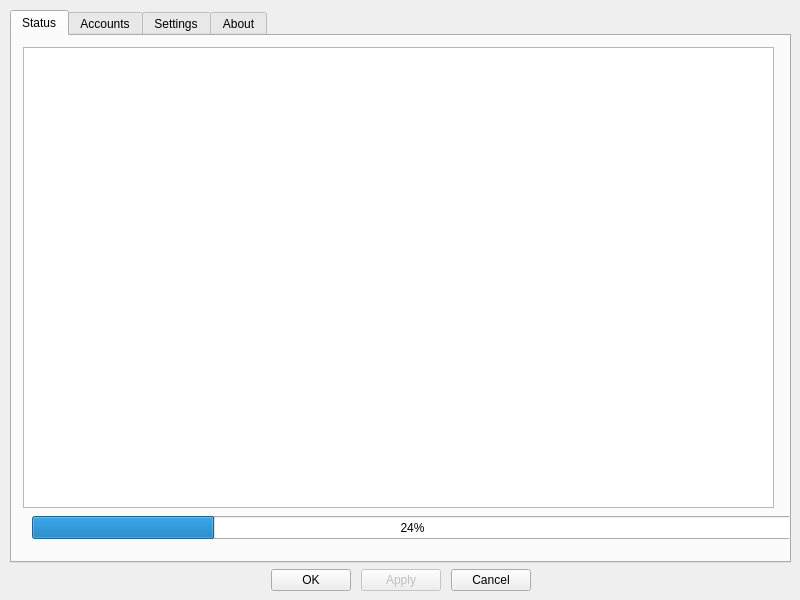
<?xml version="1.0" encoding="UTF-8"?>
<ui version="4.0">
 <class>MainWindow</class>
 <widget class="QMainWindow" name="MainWindow">
  <property name="geometry">
   <rect>
    <x>0</x>
    <y>0</y>
    <width>800</width>
    <height>600</height>
   </rect>
  </property>
  <property name="sizePolicy">
   <sizepolicy hsizetype="Fixed" vsizetype="Fixed">
    <horstretch>0</horstretch>
    <verstretch>0</verstretch>
   </sizepolicy>
  </property>
  <property name="minimumSize">
   <size>
    <width>800</width>
    <height>600</height>
   </size>
  </property>
  <property name="maximumSize">
   <size>
    <width>800</width>
    <height>600</height>
   </size>
  </property>
  <property name="baseSize">
   <size>
    <width>800</width>
    <height>600</height>
   </size>
  </property>
  <property name="windowTitle">
   <string>OmniSync</string>
  </property>
  <property name="windowIcon">
   <iconset>
    <normaloff>omnisync.svg</normaloff>omnisync.svg</iconset>
  </property>
  <property name="locale">
   <locale language="English" country="UnitedStates"/>
  </property>
  <widget class="QWidget" name="centralwidget">
   <property name="sizePolicy">
    <sizepolicy hsizetype="Expanding" vsizetype="Expanding">
     <horstretch>0</horstretch>
     <verstretch>0</verstretch>
    </sizepolicy>
   </property>
   <property name="locale">
    <locale language="English" country="UnitedStates"/>
   </property>
   <widget class="QWidget" name="verticalLayoutWidget">
    <property name="geometry">
     <rect>
      <x>10</x>
      <y>10</y>
      <width>781</width>
      <height>581</height>
     </rect>
    </property>
    <layout class="QVBoxLayout" name="verticalLayout" stretch="0,0">
     <property name="sizeConstraint">
      <enum>QLayout::SetMinAndMaxSize</enum>
     </property>
     <item>
      <widget class="QTabWidget" name="tabWidget">
       <property name="sizePolicy">
        <sizepolicy hsizetype="Expanding" vsizetype="Expanding">
         <horstretch>0</horstretch>
         <verstretch>0</verstretch>
        </sizepolicy>
       </property>
       <property name="locale">
        <locale language="English" country="UnitedStates"/>
       </property>
       <property name="currentIndex">
        <number>0</number>
       </property>
       <widget class="QWidget" name="status_tab">
        <property name="sizePolicy">
         <sizepolicy hsizetype="Expanding" vsizetype="Expanding">
          <horstretch>0</horstretch>
          <verstretch>0</verstretch>
         </sizepolicy>
        </property>
        <property name="accessibleName">
         <string/>
        </property>
        <property name="locale">
         <locale language="English" country="UnitedStates"/>
        </property>
        <attribute name="title">
         <string>Status</string>
        </attribute>
        <widget class="QProgressBar" name="status_progress">
         <property name="geometry">
          <rect>
           <x>20</x>
           <y>480</y>
           <width>761</width>
           <height>23</height>
          </rect>
         </property>
         <property name="sizePolicy">
          <sizepolicy hsizetype="Fixed" vsizetype="Fixed">
           <horstretch>0</horstretch>
           <verstretch>0</verstretch>
          </sizepolicy>
         </property>
         <property name="value">
          <number>24</number>
         </property>
        </widget>
        <widget class="QListView" name="status_view">
         <property name="geometry">
          <rect>
           <x>11</x>
           <y>11</y>
           <width>751</width>
           <height>461</height>
          </rect>
         </property>
         <property name="sizePolicy">
          <sizepolicy hsizetype="Expanding" vsizetype="Expanding">
           <horstretch>0</horstretch>
           <verstretch>0</verstretch>
          </sizepolicy>
         </property>
         <property name="sizeIncrement">
          <size>
           <width>0</width>
           <height>0</height>
          </size>
         </property>
         <property name="baseSize">
          <size>
           <width>0</width>
           <height>0</height>
          </size>
         </property>
         <property name="iconSize">
          <size>
           <width>14</width>
           <height>16</height>
          </size>
         </property>
         <property name="resizeMode">
          <enum>QListView::Fixed</enum>
         </property>
        </widget>
       </widget>
       <widget class="QWidget" name="accounts_tab">
        <property name="sizePolicy">
         <sizepolicy hsizetype="Expanding" vsizetype="Expanding">
          <horstretch>0</horstretch>
          <verstretch>0</verstretch>
         </sizepolicy>
        </property>
        <property name="locale">
         <locale language="English" country="UnitedStates"/>
        </property>
        <attribute name="title">
         <string>Accounts</string>
        </attribute>
        <widget class="QListView" name="account_list">
         <property name="geometry">
          <rect>
           <x>11</x>
           <y>11</y>
           <width>271</width>
           <height>451</height>
          </rect>
         </property>
         <property name="layoutMode">
          <enum>QListView::SinglePass</enum>
         </property>
         <property name="viewMode">
          <enum>QListView::ListMode</enum>
         </property>
        </widget>
        <widget class="QWidget" name="formLayoutWidget">
         <property name="geometry">
          <rect>
           <x>300</x>
           <y>10</y>
           <width>474</width>
           <height>131</height>
          </rect>
         </property>
         <layout class="QFormLayout" name="formLayout">
          <property name="sizeConstraint">
           <enum>QLayout::SetMinAndMaxSize</enum>
          </property>
          <property name="formAlignment">
           <set>Qt::AlignLeading|Qt::AlignLeft|Qt::AlignTop</set>
          </property>
          <property name="horizontalSpacing">
           <number>12</number>
          </property>
          <property name="verticalSpacing">
           <number>6</number>
          </property>
          <property name="leftMargin">
           <number>20</number>
          </property>
          <property name="topMargin">
           <number>20</number>
          </property>
          <property name="rightMargin">
           <number>20</number>
          </property>
          <property name="bottomMargin">
           <number>20</number>
          </property>
          <item row="0" column="0">
           <widget class="QLabel" name="label_3">
            <property name="sizePolicy">
             <sizepolicy hsizetype="Expanding" vsizetype="Preferred">
              <horstretch>0</horstretch>
              <verstretch>0</verstretch>
             </sizepolicy>
            </property>
            <property name="text">
             <string>Account:</string>
            </property>
           </widget>
          </item>
          <item row="1" column="0">
           <widget class="QLabel" name="label_5">
            <property name="sizePolicy">
             <sizepolicy hsizetype="Expanding" vsizetype="Expanding">
              <horstretch>0</horstretch>
              <verstretch>0</verstretch>
             </sizepolicy>
            </property>
            <property name="text">
             <string>Folder:</string>
            </property>
           </widget>
          </item>
          <item row="1" column="1">
           <layout class="QHBoxLayout" name="horizontalLayout_5" stretch="1,0">
            <property name="leftMargin">
             <number>0</number>
            </property>
            <item>
             <widget class="QPlainTextEdit" name="account_folder_text">
              <property name="sizePolicy">
               <sizepolicy hsizetype="Expanding" vsizetype="Ignored">
                <horstretch>0</horstretch>
                <verstretch>0</verstretch>
               </sizepolicy>
              </property>
             </widget>
            </item>
            <item>
             <widget class="QPushButton" name="account_folder_change_button">
              <property name="sizePolicy">
               <sizepolicy hsizetype="Expanding" vsizetype="Expanding">
                <horstretch>0</horstretch>
                <verstretch>0</verstretch>
               </sizepolicy>
              </property>
              <property name="maximumSize">
               <size>
                <width>30</width>
                <height>16777215</height>
               </size>
              </property>
              <property name="text">
               <string>...</string>
              </property>
             </widget>
            </item>
           </layout>
          </item>
          <item row="2" column="0">
           <widget class="QLabel" name="label_7">
            <property name="sizePolicy">
             <sizepolicy hsizetype="Expanding" vsizetype="Preferred">
              <horstretch>0</horstretch>
              <verstretch>0</verstretch>
             </sizepolicy>
            </property>
            <property name="text">
             <string>Selective Sync:</string>
            </property>
           </widget>
          </item>
          <item row="2" column="1">
           <widget class="QCheckBox" name="selective_sync_check">
            <property name="sizePolicy">
             <sizepolicy hsizetype="Expanding" vsizetype="Fixed">
              <horstretch>0</horstretch>
              <verstretch>0</verstretch>
             </sizepolicy>
            </property>
            <property name="text">
             <string>Enable</string>
            </property>
           </widget>
          </item>
          <item row="0" column="1">
           <layout class="QHBoxLayout" name="horizontalLayout_7">
            <property name="spacing">
             <number>6</number>
            </property>
            <item>
             <widget class="QLabel" name="account_icon">
              <property name="sizePolicy">
               <sizepolicy hsizetype="Fixed" vsizetype="Fixed">
                <horstretch>0</horstretch>
                <verstretch>0</verstretch>
               </sizepolicy>
              </property>
              <property name="minimumSize">
               <size>
                <width>20</width>
                <height>20</height>
               </size>
              </property>
              <property name="maximumSize">
               <size>
                <width>20</width>
                <height>20</height>
               </size>
              </property>
              <property name="text">
               <string/>
              </property>
              <property name="scaledContents">
               <bool>true</bool>
              </property>
             </widget>
            </item>
            <item>
             <widget class="QLabel" name="account_label">
              <property name="sizePolicy">
               <sizepolicy hsizetype="MinimumExpanding" vsizetype="Expanding">
                <horstretch>0</horstretch>
                <verstretch>0</verstretch>
               </sizepolicy>
              </property>
              <property name="minimumSize">
               <size>
                <width>300</width>
                <height>0</height>
               </size>
              </property>
              <property name="maximumSize">
               <size>
                <width>300</width>
                <height>16777215</height>
               </size>
              </property>
              <property name="text">
               <string/>
              </property>
             </widget>
            </item>
           </layout>
          </item>
         </layout>
        </widget>
        <widget class="QGroupBox" name="selective_sync_box">
         <property name="enabled">
          <bool>false</bool>
         </property>
         <property name="geometry">
          <rect>
           <x>310</x>
           <y>140</y>
           <width>441</width>
           <height>351</height>
          </rect>
         </property>
         <property name="title">
          <string>Se&amp;lective Sync Settings</string>
         </property>
         <property name="checkable">
          <bool>false</bool>
         </property>
         <widget class="QTreeView" name="account_directory_tree">
          <property name="geometry">
           <rect>
            <x>10</x>
            <y>60</y>
            <width>421</width>
            <height>281</height>
           </rect>
          </property>
         </widget>
         <widget class="QWidget" name="horizontalLayoutWidget">
          <property name="geometry">
           <rect>
            <x>10</x>
            <y>30</y>
            <width>421</width>
            <height>31</height>
           </rect>
          </property>
          <layout class="QHBoxLayout" name="horizontalLayout" stretch="1,1">
           <property name="spacing">
            <number>12</number>
           </property>
           <item>
            <widget class="QCheckBox" name="sync_new_check">
             <property name="sizePolicy">
              <sizepolicy hsizetype="Expanding" vsizetype="Fixed">
               <horstretch>0</horstretch>
               <verstretch>0</verstretch>
              </sizepolicy>
             </property>
             <property name="text">
              <string>Sync new children of partial folders</string>
             </property>
             <property name="checked">
              <bool>true</bool>
             </property>
            </widget>
           </item>
           <item>
            <widget class="QCheckBox" name="show_files_check">
             <property name="sizePolicy">
              <sizepolicy hsizetype="Expanding" vsizetype="Fixed">
               <horstretch>0</horstretch>
               <verstretch>0</verstretch>
              </sizepolicy>
             </property>
             <property name="text">
              <string>Show Files</string>
             </property>
             <property name="checked">
              <bool>true</bool>
             </property>
            </widget>
           </item>
          </layout>
         </widget>
        </widget>
        <widget class="QWidget" name="horizontalLayoutWidget_3">
         <property name="geometry">
          <rect>
           <x>20</x>
           <y>470</y>
           <width>251</width>
           <height>34</height>
          </rect>
         </property>
         <layout class="QHBoxLayout" name="horizontalLayout_6">
          <item>
           <widget class="QPushButton" name="account_add_button">
            <property name="text">
             <string>Add</string>
            </property>
            <property name="icon">
             <iconset theme="list-add">
              <normaloff>.</normaloff>.</iconset>
            </property>
           </widget>
          </item>
          <item>
           <widget class="QPushButton" name="account_remove_button">
            <property name="enabled">
             <bool>false</bool>
            </property>
            <property name="text">
             <string>Remove</string>
            </property>
            <property name="icon">
             <iconset theme="list-remove">
              <normaloff>.</normaloff>.</iconset>
            </property>
           </widget>
          </item>
         </layout>
        </widget>
       </widget>
       <widget class="QWidget" name="settings_tab">
        <property name="sizePolicy">
         <sizepolicy hsizetype="Expanding" vsizetype="Expanding">
          <horstretch>0</horstretch>
          <verstretch>0</verstretch>
         </sizepolicy>
        </property>
        <attribute name="title">
         <string>Settings</string>
        </attribute>
        <widget class="QGroupBox" name="groupBox">
         <property name="geometry">
          <rect>
           <x>10</x>
           <y>10</y>
           <width>751</width>
           <height>181</height>
          </rect>
         </property>
         <property name="title">
          <string>Limits</string>
         </property>
         <property name="flat">
          <bool>false</bool>
         </property>
         <widget class="QWidget" name="formLayoutWidget_2">
          <property name="geometry">
           <rect>
            <x>150</x>
            <y>30</y>
            <width>461</width>
            <height>151</height>
           </rect>
          </property>
          <layout class="QFormLayout" name="formLayout_2">
           <property name="sizeConstraint">
            <enum>QLayout::SetMinAndMaxSize</enum>
           </property>
           <property name="leftMargin">
            <number>20</number>
           </property>
           <property name="topMargin">
            <number>20</number>
           </property>
           <property name="rightMargin">
            <number>20</number>
           </property>
           <property name="bottomMargin">
            <number>20</number>
           </property>
           <item row="0" column="0">
            <widget class="QLabel" name="downloadSpeedLimitLabel">
             <property name="sizePolicy">
              <sizepolicy hsizetype="Preferred" vsizetype="Preferred">
               <horstretch>0</horstretch>
               <verstretch>0</verstretch>
              </sizepolicy>
             </property>
             <property name="text">
              <string>Download speed limit</string>
             </property>
            </widget>
           </item>
           <item row="0" column="1">
            <layout class="QHBoxLayout" name="horizontalLayout_9">
             <item>
              <widget class="QSpinBox" name="download_limit">
               <property name="suffix">
                <string> kB/s</string>
               </property>
               <property name="maximum">
                <number>999999999</number>
               </property>
              </widget>
             </item>
             <item>
              <widget class="QLabel" name="label_4">
               <property name="text">
                <string>[0: unlimited]</string>
               </property>
              </widget>
             </item>
            </layout>
           </item>
           <item row="1" column="0">
            <widget class="QLabel" name="uploadSpeedLimitLabel">
             <property name="text">
              <string>Upload speed limit</string>
             </property>
            </widget>
           </item>
           <item row="1" column="1">
            <layout class="QHBoxLayout" name="horizontalLayout_10">
             <item>
              <widget class="QSpinBox" name="upload_limit">
               <property name="suffix">
                <string> kB/s</string>
               </property>
               <property name="maximum">
                <number>999999999</number>
               </property>
              </widget>
             </item>
             <item>
              <widget class="QLabel" name="label_6">
               <property name="text">
                <string>[0: unlimited]</string>
               </property>
              </widget>
             </item>
            </layout>
           </item>
           <item row="2" column="0">
            <widget class="QLabel" name="maximumSimultaneousConnectionsLabel">
             <property name="text">
              <string>Max. simultaneous connections</string>
             </property>
            </widget>
           </item>
           <item row="2" column="1">
            <layout class="QHBoxLayout" name="horizontalLayout_11">
             <item>
              <widget class="QSpinBox" name="conn_limit">
               <property name="minimum">
                <number>1</number>
               </property>
              </widget>
             </item>
             <item>
              <widget class="QLabel" name="label_8">
               <property name="text">
                <string>Default: 4</string>
               </property>
              </widget>
             </item>
            </layout>
           </item>
          </layout>
         </widget>
        </widget>
       </widget>
       <widget class="QWidget" name="about_tab">
        <property name="sizePolicy">
         <sizepolicy hsizetype="Expanding" vsizetype="Expanding">
          <horstretch>0</horstretch>
          <verstretch>0</verstretch>
         </sizepolicy>
        </property>
        <attribute name="title">
         <string>About</string>
        </attribute>
        <widget class="QWidget" name="verticalLayoutWidget_2">
         <property name="geometry">
          <rect>
           <x>0</x>
           <y>0</y>
           <width>781</width>
           <height>501</height>
          </rect>
         </property>
         <layout class="QVBoxLayout" name="verticalLayout_2" stretch="0,0,0,1">
          <property name="spacing">
           <number>6</number>
          </property>
          <property name="sizeConstraint">
           <enum>QLayout::SetMinAndMaxSize</enum>
          </property>
          <item>
           <spacer name="verticalSpacer">
            <property name="orientation">
             <enum>Qt::Vertical</enum>
            </property>
            <property name="sizeHint" stdset="0">
             <size>
              <width>20</width>
              <height>40</height>
             </size>
            </property>
           </spacer>
          </item>
          <item>
           <layout class="QHBoxLayout" name="horizontalLayout_3" stretch="0">
            <property name="sizeConstraint">
             <enum>QLayout::SetMinAndMaxSize</enum>
            </property>
            <item>
             <widget class="QLabel" name="label">
              <property name="sizePolicy">
               <sizepolicy hsizetype="Expanding" vsizetype="Expanding">
                <horstretch>0</horstretch>
                <verstretch>0</verstretch>
               </sizepolicy>
              </property>
              <property name="minimumSize">
               <size>
                <width>0</width>
                <height>0</height>
               </size>
              </property>
              <property name="baseSize">
               <size>
                <width>0</width>
                <height>0</height>
               </size>
              </property>
              <property name="text">
               <string/>
              </property>
              <property name="textFormat">
               <enum>Qt::AutoText</enum>
              </property>
              <property name="pixmap">
               <pixmap>omnisync.svg</pixmap>
              </property>
              <property name="alignment">
               <set>Qt::AlignCenter</set>
              </property>
             </widget>
            </item>
           </layout>
          </item>
          <item>
           <spacer name="verticalSpacer_2">
            <property name="orientation">
             <enum>Qt::Vertical</enum>
            </property>
            <property name="sizeHint" stdset="0">
             <size>
              <width>20</width>
              <height>20</height>
             </size>
            </property>
           </spacer>
          </item>
          <item>
           <layout class="QVBoxLayout" name="verticalLayout_3" stretch="0">
            <property name="sizeConstraint">
             <enum>QLayout::SetMinAndMaxSize</enum>
            </property>
            <item>
             <widget class="QLabel" name="label_2">
              <property name="enabled">
               <bool>true</bool>
              </property>
              <property name="sizePolicy">
               <sizepolicy hsizetype="Expanding" vsizetype="Expanding">
                <horstretch>0</horstretch>
                <verstretch>0</verstretch>
               </sizepolicy>
              </property>
              <property name="minimumSize">
               <size>
                <width>0</width>
                <height>0</height>
               </size>
              </property>
              <property name="text">
               <string>&lt;html&gt;&lt;head/&gt;&lt;body&gt;&lt;p align=&quot;center&quot;&gt;&lt;span style=&quot; font-size:16pt;&quot;&gt;OmniSync&lt;/span&gt;&lt;/p&gt;&lt;p align=&quot;center&quot;&gt;&lt;span style=&quot; font-size:8pt;&quot;&gt;version 1.0.0&lt;/span&gt;&lt;/p&gt;&lt;p align=&quot;center&quot;&gt;Cloud-based file synchronization client for Google Drive and OneDrive&lt;/p&gt;&lt;p align=&quot;center&quot;&gt;&lt;br/&gt;This program is free software and comes with ABSOLUTELY NO WARRANTY.&lt;br/&gt;You can redistribute it and/or modify it under the terms of the GNU General&lt;br/&gt;Public License as published by the Free Software Foundation, either&lt;br/&gt;version 3 of the License, or (at your option) any later version.&lt;/p&gt;&lt;p align=&quot;center&quot;&gt;You should have received a copy of the GNU General Public License&lt;br/&gt;along with this program. If not, see &lt;a href=&quot;http://www.gnu.org/licenses/&quot;&gt;&lt;span style=&quot; text-decoration: underline; color:#2980b9;&quot;&gt;http://www.gnu.org/licenses/&lt;/span&gt;&lt;/a&gt;.&lt;br/&gt;&lt;/p&gt;&lt;p align=&quot;center&quot;&gt;Copyright (C) 2016 André Brait&lt;/p&gt;&lt;p align=&quot;center&quot;&gt;&lt;a href=&quot;http://github.com/andrebrait/OmniSync&quot;&gt;&lt;span style=&quot; text-decoration: underline; color:#2980b9;&quot;&gt;OmniSync page at GitHub&lt;/span&gt;&lt;/a&gt;&lt;/p&gt;&lt;/body&gt;&lt;/html&gt;</string>
              </property>
              <property name="alignment">
               <set>Qt::AlignLeading|Qt::AlignLeft|Qt::AlignTop</set>
              </property>
              <property name="wordWrap">
               <bool>false</bool>
              </property>
              <property name="indent">
               <number>-1</number>
              </property>
              <property name="openExternalLinks">
               <bool>true</bool>
              </property>
              <property name="textInteractionFlags">
               <set>Qt::LinksAccessibleByMouse|Qt::TextSelectableByMouse</set>
              </property>
             </widget>
            </item>
           </layout>
          </item>
         </layout>
        </widget>
       </widget>
      </widget>
     </item>
     <item>
      <layout class="QHBoxLayout" name="horizontalLayout_2" stretch="0,0,0,0,0">
       <property name="spacing">
        <number>10</number>
       </property>
       <property name="sizeConstraint">
        <enum>QLayout::SetMinAndMaxSize</enum>
       </property>
       <property name="leftMargin">
        <number>0</number>
       </property>
       <property name="bottomMargin">
        <number>0</number>
       </property>
       <item>
        <spacer name="horizontalSpacer">
         <property name="orientation">
          <enum>Qt::Horizontal</enum>
         </property>
         <property name="sizeHint" stdset="0">
          <size>
           <width>40</width>
           <height>20</height>
          </size>
         </property>
        </spacer>
       </item>
       <item>
        <widget class="QPushButton" name="ok_button">
         <property name="locale">
          <locale language="English" country="UnitedStates"/>
         </property>
         <property name="text">
          <string>OK</string>
         </property>
        </widget>
       </item>
       <item>
        <widget class="QPushButton" name="apply_button">
         <property name="enabled">
          <bool>false</bool>
         </property>
         <property name="locale">
          <locale language="English" country="UnitedStates"/>
         </property>
         <property name="text">
          <string>Apply</string>
         </property>
         <property name="checkable">
          <bool>false</bool>
         </property>
         <property name="autoExclusive">
          <bool>false</bool>
         </property>
        </widget>
       </item>
       <item>
        <widget class="QPushButton" name="cancel_button">
         <property name="locale">
          <locale language="English" country="UnitedStates"/>
         </property>
         <property name="text">
          <string>Cancel</string>
         </property>
        </widget>
       </item>
       <item>
        <spacer name="horizontalSpacer_2">
         <property name="orientation">
          <enum>Qt::Horizontal</enum>
         </property>
         <property name="sizeHint" stdset="0">
          <size>
           <width>40</width>
           <height>20</height>
          </size>
         </property>
        </spacer>
       </item>
      </layout>
     </item>
    </layout>
   </widget>
  </widget>
 </widget>
 <resources/>
 <connections/>
</ui>
